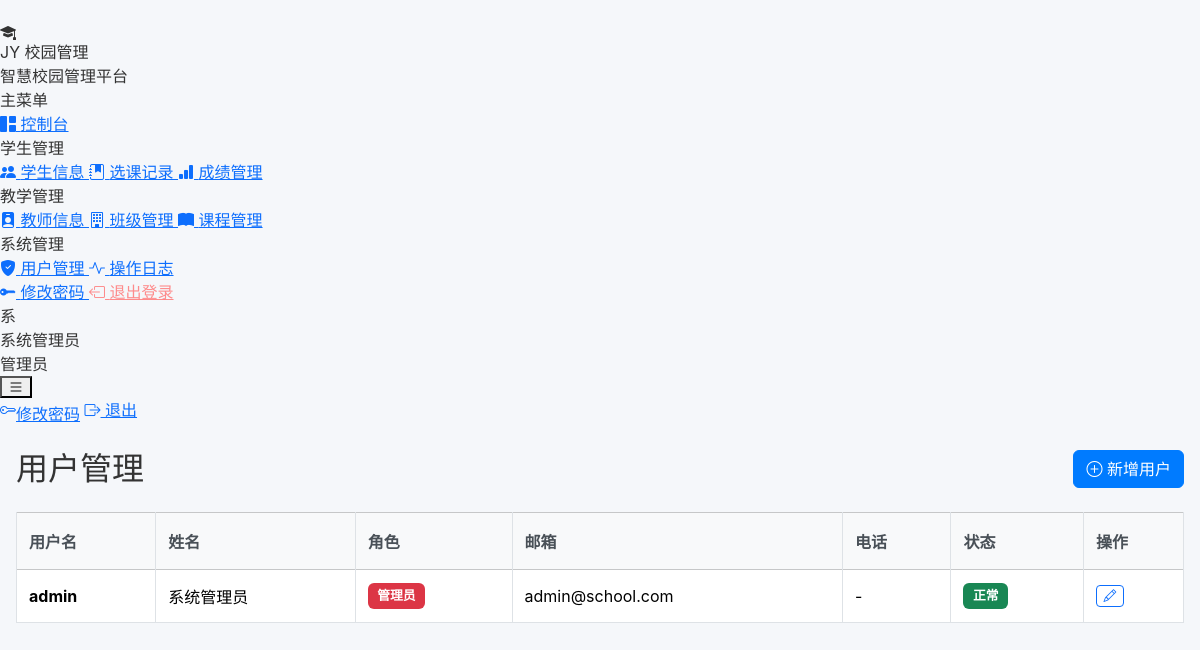
The page /users (signed in) on the database as committed earlier.
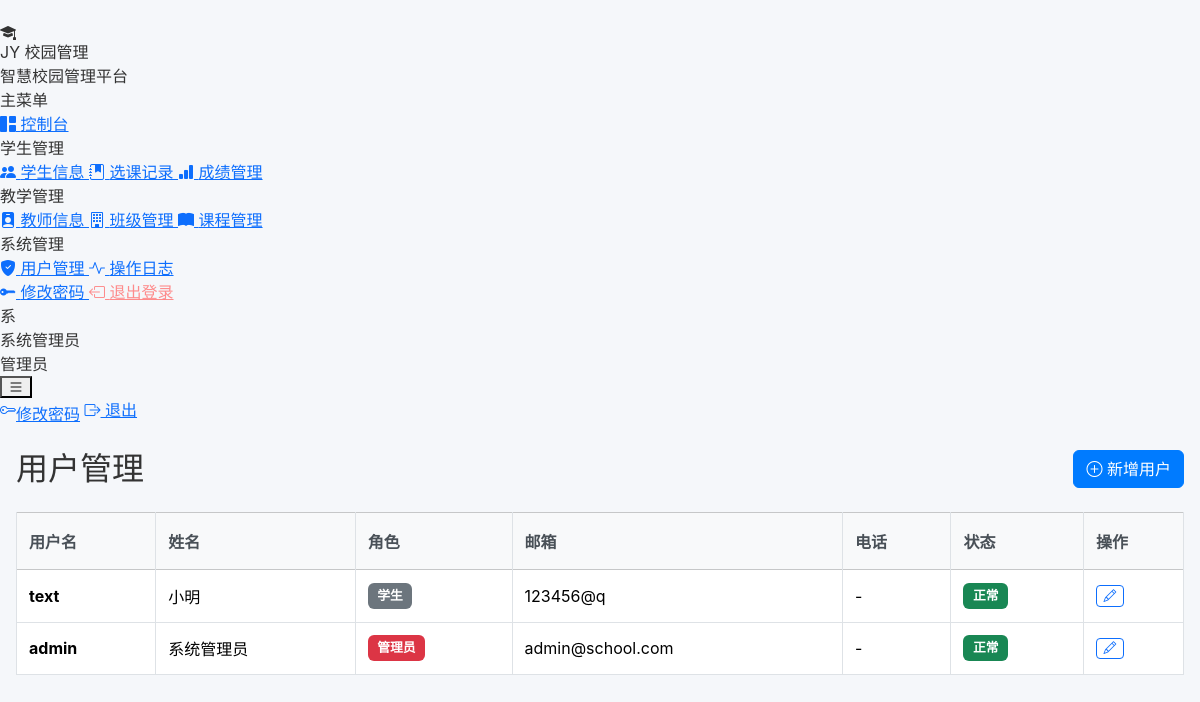
The same page on the database as committed later.
### app.py (models this page shows, shortened)
class User(db.Model):
    __tablename__ = "users"
    id = db.Column(db.Integer, primary_key=True)
    username = db.Column(db.String(50), unique=True, nullable=False)
    password = db.Column(db.String(255), nullable=False)
    full_name = db.Column(db.String(100), nullable=False)
    role = db.Column(db.String(20), nullable=False, default="student")  # admin, teacher, student
    email = db.Column(db.String(100))
    phone = db.Column(db.String(20))
    is_active = db.Column(db.Boolean, default=True)
    created_at = db.Column(db.DateTime, default=datetime.utcnow)
    updated_at = db.Column(db.DateTime, default=datetime.utcnow, onupdate=datetime.utcnow)

### app.py (the view)
@app.route("/users")
@role_required("admin")
def list_users():
    users = User.query.order_by(User.id.desc()).all()
    return render_template("admin/users.html", users=users)

### app.py (called while the page is built)
def role_required(*roles):
    def decorator(f):
        @wraps(f)
        def decorated_function(*args, **kwargs):
            if "user_id" not in session:
                flash("请先登录", "warning")
                return redirect(url_for("login"))
            user = User.query.get(session.get("user_id"))
            if user.role not in roles:
                flash("权限不足", "danger")
                return redirect(url_for("dashboard"))
            return f(*args, **kwargs)
        return decorated_function
    return decorator

### templates/admin/users.html (shortened to what this page needs)
{% extends "base.html" %}
{% block content %}
<div class="py-4">
    <div class="d-flex justify-content-between align-items-center mb-4">
        <h1 class="h2 m-0">用户管理</h1>
        <a class="btn btn-primary" href="{{ url_for('add_user') }}">
            <i class="bi bi-plus-circle"></i> 新增用户
        </a>
    </div>
    <div class="table-responsive">
        <table class="table table-bordered table-hover align-middle bg-white">
            <thead class="table-light">
                <tr>
                    <th>用户名</th>
                    <th>姓名</th>
                    <th>角色</th>
                    <th>邮箱</th>
                    <th>电话</th>
                    <th>状态</th>
                    <th width="100">操作</th>
                </tr>
            </thead>
            <tbody>
                {% if users %}
                {% for user in users %}
                <tr>
                    <td><strong>{{ user.username }}</strong></td>
                    <td>{{ user.full_name }}</td>
                    <td>
                        {% if user.role == 'admin' %}
                        <span class="badge bg-danger">管理员</span>
                        {% elif user.role == 'teacher' %}
                        <span class="badge bg-info">教师</span>
                        {% else %}
                        <span class="badge bg-secondary">学生</span>
                        {% endif %}
                    </td>
                    <td>{{ user.email or '-' }}</td>
                    <td>{{ user.phone or '-' }}</td>
                    <td>
                        {% if user.is_active %}
                        <span class="badge bg-success">正常</span>
                        {% else %}
                        <span class="badge bg-danger">禁用</span>
                        {% endif %}
                    </td>
                    <td>
                        <div class="btn-group btn-group-sm" role="group">
                            <a class="btn btn-outline-primary btn-sm" href="#" title="编辑">
                                <i class="bi bi-pencil"></i>
                            </a>
                        </div>
                    </td>
                </tr>
                {% endfor %}
                {% else %}
                <tr>
                    <td colspan="7" class="text-center py-4 text-muted">暂无用户数据</td>
                </tr>
                {% endif %}
            </tbody>
        </table>
    </div>
</div>
{% endblock %}

### templates/base.html (shortened to what the changed rows need)
﻿<!DOCTYPE html>
<html lang="zh-CN">
<head>
  <link href="https://cdn.jsdelivr.net/npm/bootstrap@5.3.3/dist/css/bootstrap.min.css" rel="stylesheet">
  <link rel="stylesheet" href="https://cdn.jsdelivr.net/npm/bootstrap-icons@1.11.0/font/bootstrap-icons.css">
  <link rel="stylesheet" href="{{ url_for('static', filename='style.css') }}">
</head>
<body>
{% if 'user_id' in session %}
<aside class="sidebar" id="sidebar">
  <div class="sidebar-brand">
    <div class="brand-logo"><i class="bi bi-mortarboard-fill"></i></div>
    <div class="brand-name">JY 校园管理</div>
    <div class="brand-sub">智慧校园管理平台</div>
  </div>
  <nav class="sidebar-nav">
    <div class="sidebar-section">
      <div class="sidebar-section-label">主菜单</div>
      <a class="sidebar-link {% if request.endpoint == 'dashboard' %}active{% endif %}"
         href="{{ url_for('dashboard') }}">
        <i class="bi bi-grid-1x2-fill nav-icon"></i> 控制台
      </a>
    </div>
    <div class="sidebar-section">
      <div class="sidebar-section-label">学生管理</div>
      <a class="sidebar-link {% if 'student' in (request.endpoint or '') and 'score' not in (request.endpoint or '') %}active{% endif %}"
         href="{{ url_for('list_students') }}">
        <i class="bi bi-people-fill nav-icon"></i> 学生信息
      </a>
      {% if session.role in ['admin', 'teacher'] %}
      <a class="sidebar-link {% if 'enrollment' in (request.endpoint or '') %}active{% endif %}"
         href="{{ url_for('list_enrollments') }}">
        <i class="bi bi-journal-bookmark-fill nav-icon"></i> 选课记录
      </a>
      {% endif %}
      <a class="sidebar-link {% if 'score' in (request.endpoint or '') %}active{% endif %}"
         href="{{ url_for('list_scores') }}">
        <i class="bi bi-bar-chart-fill nav-icon"></i> 成绩管理
      </a>
    </div>
    {% if session.role in ['admin', 'teacher'] %}
    <div class="sidebar-section">
      <div class="sidebar-section-label">教学管理</div>
      <a class="sidebar-link {% if 'teacher' in (request.endpoint or '') %}active{% endif %}"
         href="{{ url_for('list_teachers') }}">
        <i class="bi bi-person-badge-fill nav-icon"></i> 教师信息
      </a>
      <a class="sidebar-link {% if 'class' in (request.endpoint or '') %}active{% endif %}"
         href="{{ url_for('list_classes') }}">
        <i class="bi bi-building nav-icon"></i> 班级管理
      </a>
      <a class="sidebar-link {% if 'course' in (request.endpoint or '') %}active{% endif %}"
         href="{{ url_for('list_courses') }}">
        <i class="bi bi-book-fill nav-icon"></i> 课程管理
      </a>
    </div>
    {% endif %}
    {% if session.role == 'admin' %}
    <div class="sidebar-section">
      <div class="sidebar-section-label">系统管理</div>
      <a class="sidebar-link {% if 'user' in (request.endpoint or '') %}active{% endif %}"
         href="{{ url_for('list_users') }}">
        <i class="bi bi-shield-fill-check nav-icon"></i> 用户管理
      </a>
      <a class="sidebar-link {% if request.endpoint == 'list_ops_log' %}active{% endif %}"
         href="{{ url_for('list_ops_log') }}">
        <i class="bi bi-activity nav-icon"></i> 操作日志
      </a>
    </div>
    {% endif %}
  </nav>
  <div class="sidebar-footer">
    <a href="{{ url_for('change_password') }}" class="sidebar-link" style="margin-bottom:.15rem">
      <i class="bi bi-key-fill nav-icon"></i> 修改密码
    </a>
    <a href="{{ url_for('logout') }}" class="sidebar-link" style="color:rgba(255,120,120,.85)">
      <i class="bi bi-box-arrow-left nav-icon"></i> 退出登录
    </a>
    <div class="sidebar-user">
      <div class="sidebar-user-avatar">{{ (session.full_name or session.username or '?')[0] | upper }}</div>
      <div class="sidebar-user-info">
        <div class="u-name">{{ session.full_name or session.username }}</div>
        <div class="u-role">
          {% if session.role == 'admin' %}管理员
          {% elif session.role == 'teacher' %}教师
          {% else %}学生{% endif %}
        </div>
      </div>
    </div>
  </div>
</aside>
<header class="topbar">
  <button class="topbar-toggle" onclick="toggleSidebar()">
    <i class="bi bi-list"></i>
  </button>
  <div class="topbar-actions">
    <a href="{{ url_for('change_password') }}" class="topbar-btn d-none d-md-inline-flex">
      <i class="bi bi-key"></i> 修改密码
    </a>
    <a href="{{ url_for('logout') }}" class="topbar-btn btn-exit">
      <i class="bi bi-box-arrow-right"></i> 退出
    </a>
  </div>
</header>
<main class="main-content">
  <div class="page-container">
{% else %}
<main>
{% endif %}
{% block content %}{% endblock %}
{% if 'user_id' in session %}
  </div>
</main>
{% else %}
</main>
{% endif %}
</body>
</html>

Rows that differ between the two databases and show on the page:
added User: username "text", full_name "小明", role "学生", email "123456@q", phone "-", is_active "正常"
